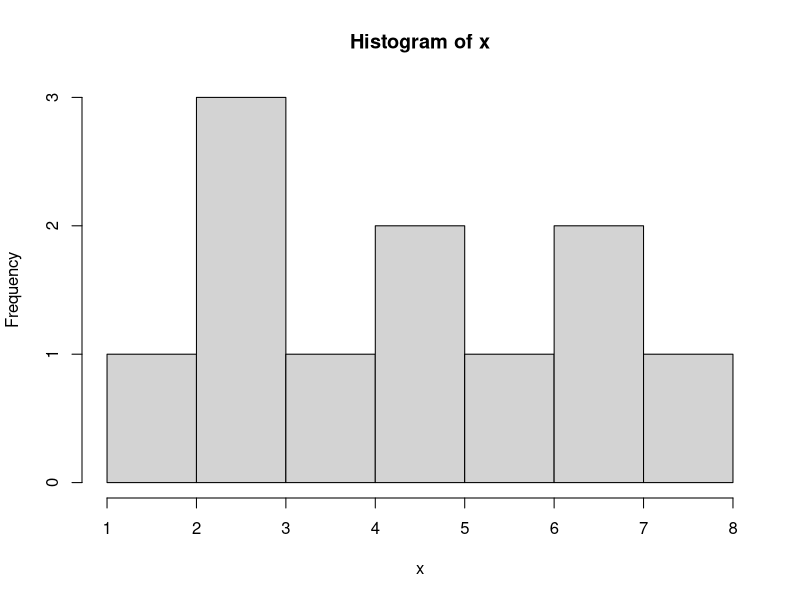
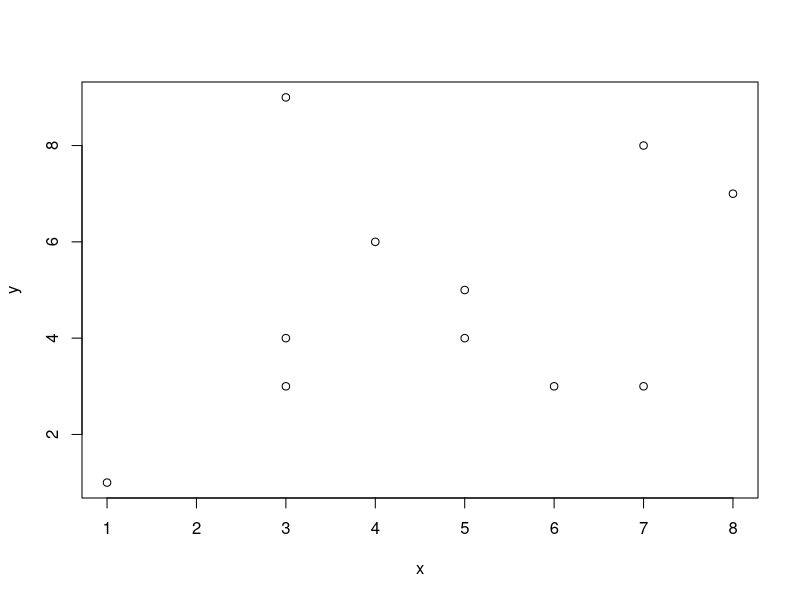
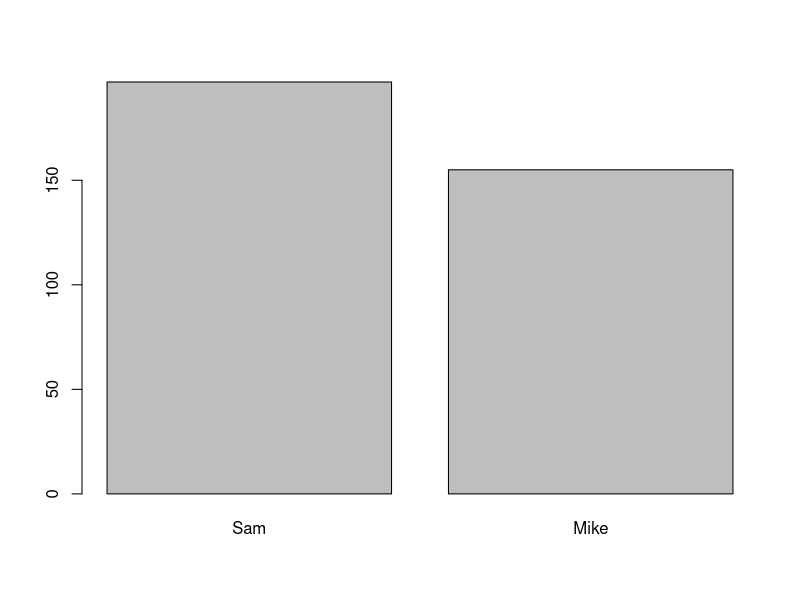

R code for these plots, in order:
## ---- chunk 1
# everything in this grey box can be run by the R coding language. 
# If we want to put any notes into these coding blocks, we need to turn them into comments 
# by starting the line with a hashtag#. This will tell R to ignore whatever else is in the line. 

# Let's actually make something we can run now and run it by hitting the green arrow at the top of the 
# block
2+2

# You should be able to see the output below you and in the console window. 
## ---- chunk 2
# Hitting the green arrow at the top of the block will run everything in the block, but let's figure out 
# how to run stuff line be line. 
# We can run just one line of code by hitting command + return on a Mac or control + enter for Windows 
# and Linux. 
# Run just the 3+6 command below be selecting the line and hitting command+enter.  
20+40
3+6
17+31

# This is how we are usually going to run the code in our blocks. 
## ---- chunk 3
#Whenever we calculate or create something in R, we can save what we made as a variable to be used later.
# we do this by specifying a variable name and then saying it is equal to something we make. 
# For example
x=2+2

#We have saved the output of 2+2 in a variable called a, now we can look at the variable using print()
print(x)
## ---- chunk 4
# Ok, so we have done some basic addition, but let's make R do something more interesting. let's look at 
# some of the special functions that are built into R that can do special tasks. 

# we can use c() to create a vector of different objects ( a vector is like a list)
x=c(3,6,2,7)

# We can get R to calculate the mean of our vector
mean(x)

# or we can get it to calculate the standard deviation of the values in our vector.
sd(x)
## ---- chunk 5
# The single most important function in R is the help() function. This can be used to get 
# information on any of the other functions in R. 

# Try tunning help() on the mean function we used earlier. A window should pop up on the lower right
help(mean)

# even for a simple function like mean, there is a lot of information here. The most important sections 
# are Usage and Arguments. Usage will show you how the function should look when it is typed into the 
# console or script. Usage also shows you what the default values are for each argument. 
# The arguments section explains all of the difference arguments of the function. It explains to you what
# the different arguments do and what those arguments can accept as inputs. This is probably a good time 
# to explain the different ways you can specify argument inputs. 

# Let's create another vector real quick. 
x=c(1,2,4,7,NA,4,3,7,9,5)

# If we want to calculate the mean of our vector while trimming off 10% of the observations and removing 
# the NA value, we can either:

# A) put all of the inputs directly into the function IN ORDER
mean(x,0.1,TRUE)

# B) specify the values we want for each argument in any order we like.
mean(x=x, na.rm=TRUE, trim=0.1)
## ---- chunk 6
# R has some good built in functions, but the true beauty of R is in its open-source packages. There is 
# an R package for basically every problem you can imagine, you just need to figure out what the package 
# is called and how it works.

# There are a couple of steps to using a package. we will go through these steps for the boot 
# package that some of you will use later, but we will not actually do anything with boot yet.

# First you install the package with 
install.packages("boot")

#Then you load the package with
library(boot)
# and you are now ready to use it!

# It is important to note that the help() function also works with functions from packages!
help(boot)

# You might notice that the help file you just brought up is pretty... complicated. 
# Help files often contain extremely technical explanations, and it takes practice to learn how 
# to read them correctly. We will help guide you to the right parts of the help files in the workshop
## ---- chunk 7
# Dataframes are the main way in which R stores data. We will not use them too much today, but it is 
# important that you learn at least a little about them. 

# Here is a super basic dataframe.
data = data.frame(name=c("Sam","Mike"), height_cm=c(197,155))

#let's take a look at it
View(data)

# We can select one of our columns using dataframe$column_name
data$Mike

# and we can select a row using dataframe[row_number,]
data[1,]
## ---- chunk 8
# let's go over some of the basics of making plots in R. R has pretty good plotting software built into 
# it, so we are going to be using that today.

# Let's make a couple of vectors
x=c(1,5,8,3,7,3,5,3,6,4,7)
y=c(1,4,7,3,8,9,5,4,3,6,3)

# We can make a histogram using one vector as inputs using hist()
hist(x)

# We can make a scatter plot or a line graph using two vectors with plot()
plot(x,y)

# We can also extract our inputs from a dataframe. Let's use our dataframe to make a barplot.
barplot(data$height_cm, names.arg=data$name)
